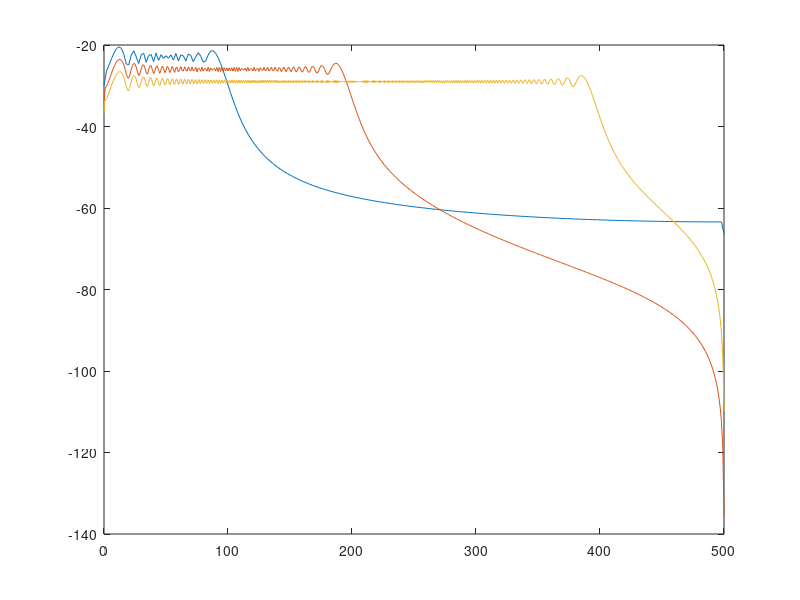

Write MATLAB code to recreate this figure. (Note: this script raises an error after producing the figure.)
%% Filter Examples
% J.Currie May 2023
clc
clear
% set(gcf,'position',[490   380   621   468])

% Also see Control/Filter/Tests/mxFilter_tests.m for unit testing.


%% FFT: Basic Usage
clc
clf

Fs = 1e3;      % Sampling Frequency [Hz]
T = 1/Fs;      % Sampling Interval [s]
L = 2000;      % Number of elements in input signal
t = (0:L-1)*T; % Time vector [s]

% Create a time series signal with 3 cosine waves, with varying amplitude and
% phase
% 0.7, 10Hz, +10deg
x = 0.7*cos(10*2*pi*t + deg2rad(10));
% 0.3, 60Hz, +30deg
x = x + 0.3*cos(60*2*pi*t + deg2rad(30));
% % 0.1, 110Hz, -45deg
x = x + 0.1*cos(110*2*pi*t - deg2rad(45));

% Perform FFT
y = fft(x);

% Compute the single sided (i.e. just positive frequencies) spectrum
P2 = abs(y/L); % double sided initially
P1 = P2(1:L/2+1);
P1(2:end-1) = 2*P1(2:end-1); % single sided, even number of samples

% Due to numerical precision, remove small components for phase calculation
z = y;
tol = 1e-6;
z(abs(z) < tol) = 0;

% Compute single sided phase
phase = angle(z)*180/pi; % double sided initially
phase = phase(1:L/2+1);

% Single sided frequency vector (note resolution related to sample length!)
f = Fs*(0:(L/2))/L;

% Plot
subplot(211)
plot(f,P1) 
title("Single-Sided Spectrum")
ylabel("Amplitude"); grid on;

subplot(212)
plot(f,phase) 
xlabel("Frequency [Hz]")
ylabel("Phase [deg]"); grid on;
xlim([0 500])

%% Inverse ifft
clf
% Inverse fft
xI = ifft(y)

% Plot
plot(t,x,t,xI,'x')
xlim([0 0.4])
title("Inverse FFT")
ylabel("Amplitude"); grid on;
xlabel('Time [s]')
legend('Original Input Data','ifft Output')

%% Periodogram PS
clc
clf

window = [];        % rectangular window (default)
nfft = length(x);   % number of points in the fft

% Compute Power Spectrum
periodogram(x,window,nfft,Fs,'power')

% Manual Calculation of Power
% Remember Power = 2 * A^2/4 or A^2/2
cos1Power = 10*log10(0.7^2/2)
cos2Power = 10*log10(0.3^2/2)
cos3Power = 10*log10(0.1^2/2)

%% Periodgram PS vs Sampling Frequency: Broadband
clc
clf

% Generate some broadband (not just a single tone) data
xbb = chirp(t,1,0.5,100); % Linear chirp 0s = 1Hz, 0.5s = 100Hz 

% Same sampling frequency, but less samples
xbb1 = xbb(1:L/2);
xbb2 = xbb(1:L/4);

% Generate Power Spectrums
window = [];
[pxx,f] = periodogram(xbb,window,length(xbb),Fs,'power');
[pxx1,f1] = periodogram(xbb1,window,length(xbb1),Fs,'power');
[pxx2,f2] = periodogram(xbb2,window,length(xbb2),Fs,'power');

% Plot
plot(f2,10*log10(abs(pxx2)),f1,10*log10(abs(pxx1)),f,10*log10(abs(pxx)))
xlim([0 Fs2/2]); ylim([-80 0]); grid on;
xlabel('Frequency [Hz]')
ylabel('Power [dB]')
legend(sprintf('Freq Resolution %.2f Hz',mean(diff(f2))),sprintf('Freq Resolution %.2f Hz',mean(diff(f1))),sprintf('Freq Resolution %.2f Hz',mean(diff(f))))
title('Power Spectrum Estimate vs Frequency Resolution')

%% Periodgram PS vs Sampling Frequency: Pure Tones
clc
clf

% x contains our 3x pure tones from previous examples

% Same sampling frequency, but less samples
x1 = x(1:L/2);
x2 = x(1:L/4);

% Generate Power Spectrums
window = [];
[pxx,f] = periodogram(x,window,length(x),Fs,'power');
[pxx1,f1] = periodogram(x1,window,length(x1),Fs,'power');
[pxx2,f2] = periodogram(x2,window,length(x2),Fs,'power');

% Plot
plot(f2,10*log10(abs(pxx2)),'x',f1,10*log10(abs(pxx1)),'o',f,10*log10(abs(pxx)))
xlim([0 Fs2/2]); ylim([-80 0]); grid on;
xlabel('Frequency [Hz]')
ylabel('Power [dB]')
legend(sprintf('Freq Resolution %.2f Hz',mean(diff(f2))),sprintf('Freq Resolution %.2f Hz',mean(diff(f1))),sprintf('Freq Resolution %.2f Hz',mean(diff(f))))
title('Power Spectrum Estimate vs Frequency Resolution')

%% Periodogram PSD
clc
clf

window = [];        % rectangular window (default)
nfft = length(x);   % number of points in the fft

% Compute Power Spectral Density
periodogram(x,window,nfft,Fs)

% Freq Resolution
freqRes = Fs/nfft;

% Manual Calculation of Power Spectral Density (Power/freqRes)
% Remember Power = 2 * A^2/4 or A^2/2
cos1PSD = 10*log10(0.7^2/2/freqRes)
cos2PSD = 10*log10(0.3^2/2/freqRes)
cos3PSD = 10*log10(0.1^2/2/freqRes)

%% Periodgram PSD vs Sampling Frequency: Broadband
clc
clf

% xbb contains our chirp from the previos example

% Same sampling frequency, but less samples
xbb1 = xbb(1:L/2);
xbb2 = xbb(1:L/4);

% Generate Power Spectral Density Estimates
window = [];
[pxx,f] = periodogram(xbb,window,length(xbb),Fs);
[pxx1,f1] = periodogram(xbb1,window,length(xbb1),Fs);
[pxx2,f2] = periodogram(xbb2,window,length(xbb2),Fs);

% Plot
plot(f2,10*log10(abs(pxx2)),f1,10*log10(abs(pxx1)),f,10*log10(abs(pxx)))
xlim([0 Fs2/2]); ylim([-80 0]); grid on;
xlabel('Frequency [Hz]')
ylabel('Power Spectral Density [dB/Hz]')
legend(sprintf('Freq Resolution %.2f Hz',mean(diff(f2))),sprintf('Freq Resolution %.2f Hz',mean(diff(f1))),sprintf('Freq Resolution %.2f Hz',mean(diff(f))))
title('Power Spectral Density Estimate vs Frequency Resolution')

%% Periodgram PSD vs Sampling Frequency: Pure Tones
clc
clf

% x contains our 3x pure tones from previous examples

% Same sampling frequency, but less samples
x1 = x(1:L/2);
x2 = x(1:L/4);

% Generate Power Spectral Density Estimates
window = [];
[pxx,f] = periodogram(x,window,length(x),Fs);
[pxx1,f1] = periodogram(x1,window,length(x1),Fs);
[pxx2,f2] = periodogram(x2,window,length(x2),Fs);

% Plot
plot(f2,10*log10(abs(pxx2)),'x',f1,10*log10(abs(pxx1)),'o',f,10*log10(abs(pxx)))
xlim([0 Fs2/2]); ylim([-80 0]); grid on;
xlabel('Frequency [Hz]')
ylabel('Power Spectral Density [dB/Hz]')
legend(sprintf('Freq Resolution %.2f Hz',mean(diff(f2))),sprintf('Freq Resolution %.2f Hz',mean(diff(f1))),sprintf('Freq Resolution %.2f Hz',mean(diff(f))))
title('Power Spectral Density Estimate vs Frequency Resolution')

%% Spectral Leakge: nfft
clc
clf

Fs = 1e3;      % Sampling Frequency [Hz]
T = 1/Fs;      % Sampling Interval [s]
L = 2e3;       % Number of elements in input signal
t = (0:L-1)*T; % Time vector [s]

% Create a time series signal with 1x 10Hz cosine
x = cos(10*2*pi*t);

% Check periodogram defaults
window = [];
[Pxx,f] = periodogram(x,window,[],Fs,'power');
% Frequency Resolution returned
freqResHz = mean(diff(f))
% Expected Frequency Resolution from defaults
N = 2^nextpow2(length(x));
freqResExpHz = Fs/N

% With nfft = length(x)
nfft1 = length(x);
[Pxx1,f1] = periodogram(x,window,nfft1,Fs,'power');
% Frequency Resolution returned
freqResHz = mean(diff(f1))

% With much higher nfft
nfft2 = 2^14;
[Pxx2,f2] = periodogram(x,window,nfft2,Fs,'power');
% Frequency Resolution returned
freqResHz = mean(diff(f2))

% Plot Results
subplot(121)
plot(f2,10*log10(abs(Pxx2)),f,10*log10(abs(Pxx)),f1,10*log10(abs(Pxx1)))
ylim([-100 0]); xlim([0 500])
grid on; xlabel('Frequency [Hz]'); ylabel('Power [dB]')
legend(sprintf('nfft = %d',nfft2),sprintf('nfft = %d (default)',N),sprintf('nfft = length(x) = %d',nfft1))

subplot(122)
plot(f2,10*log10(abs(Pxx2)),f,10*log10(abs(Pxx)),f1,10*log10(abs(Pxx1)))
ylim([-100 0]); xlim([0 30])
grid on;  xlabel('Frequency [Hz]'); 

%% Spectral Leakge: 0 padding
clc
clf

% Use nfft = 2*length(x)
nfft = 2*length(x);

% Compute with function adding padding
window = rectwin(length(x)); % Default window
[Pxx,f] = periodogram(x,window,nfft,Fs,'power');

% Add padding manually
xPadded = [x zeros(1,length(x))];
windowPadded = [window; zeros(length(x),1)]; % Default window with padding
[Pxxp,fp] = periodogram(xPadded,windowPadded,nfft,Fs,'power');

plot(f,10*log10(abs(Pxx)),fp,10*log10(abs(Pxxp)))
grid on;  xlabel('Frequency [Hz]');  ylabel('Power [dB]')
legend('length(x) < nfft','x manually padded to nfft')
title('Periodogram Power Spectrum Estimate Comparison')
ylim([-100 0]); 

%% Padding: Benefit
clc
clf

Fs = 50;       % Sampling Frequency [Hz]
T = 1/Fs;      % Sampling Interval [s]
L = 0.8*Fs;    % Number of elements in input signal
t = (0:L-1)*T; % Time vector [s]

% Create a time series signal with 1x 2Hz cosine
x = cos(2*2*pi*t);

% len(x)
window = [];
nfft = length(x);
[Pxx,f] = periodogram(x,window,nfft,Fs,'power');

% 7*len(x)
nfft1 = 7*length(x);
[Pxx1,f1] = periodogram(x,window,nfft1,Fs,'power');

plot(f,10*log10(abs(Pxx)),f1,10*log10(abs(Pxx1)))
grid on; xlabel('Frequency [Hz]'); ylabel('Power [dB]')
legend(sprintf('nfft = length(x) = %d',nfft),sprintf('nfft = length(x) = %d',nfft1))

%% Padding: Problem
